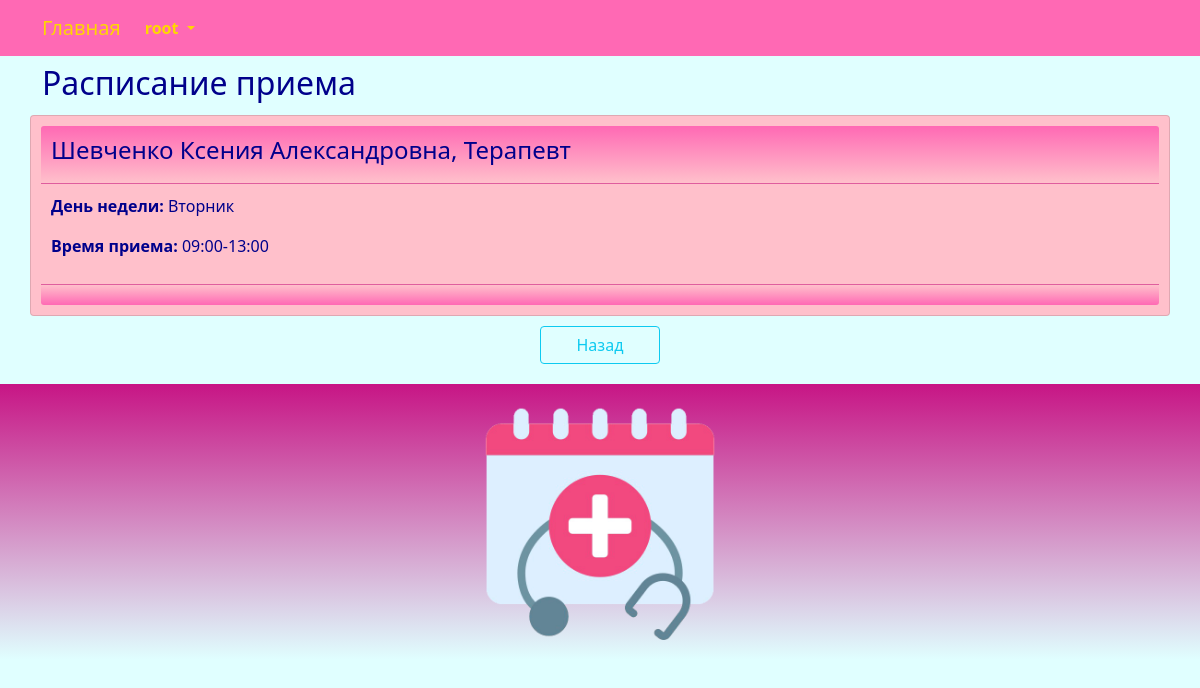
/schedule/read/2/ (signed in), run on the app's committed database.
### center/models.py (models this page shows, shortened)
class Schedule(models.Model):
    WEEK_DAY_CHOICES = (
        (_('monday') ,_('monday')),
        (_('tuesday') ,_('tuesday')),
        (_('wednesday') ,_('wednesday')),
        (_('thursday') ,_('thursday')),
        (_('friday') ,_('friday')),
        (_('saturday') ,_('saturday')),
        (_('sunday') ,_('sunday')),
    )
    week_day = models.CharField(_('week_day'), max_length=16, choices=WEEK_DAY_CHOICES, default=_('monday'))
    time_schedule = models.CharField(_('time_schedule'), max_length=64)
    doctor = models.ForeignKey(Doctor, related_name='schedule_doctor', on_delete=models.CASCADE)
    class Meta:
        db_table = 'schedule'
        indexes = [
            models.Index(fields=['doctor']),
        ]
        ordering = ['week_day']

class Doctor(models.Model):
    full_name = models.CharField(_('full_name'), max_length=128)
    category = models.ForeignKey(Category, related_name='doctor_category', on_delete=models.CASCADE)
    branch = models.ForeignKey(Branch, related_name='branch_category', on_delete=models.CASCADE)
    specialization = models.ForeignKey(Specialization, related_name='doctor_specialization', on_delete=models.CASCADE)
    user = models.OneToOneField(User, related_name='doctor_user', on_delete=models.PROTECT)
    class Meta:
        db_table = 'doctor'
        indexes = [
            models.Index(fields=['full_name']),
        ]
        ordering = ['full_name']
    def __str__(self):
        return "{}, {}".format(self.full_name, self.specialization)

class Specialization(models.Model):
    specialization_title = models.CharField(_('specialization_title'), max_length=255, unique=True)
    class Meta:
        db_table = 'specialization'
        ordering = ['specialization_title']
    def __str__(self):
        return "{}".format(self.specialization_title)

### center/views.py (the view)
# urls.py: path('schedule/read/<int:id>/', views.schedule_read, name='schedule_read'),
@login_required
@user_passes_test(lambda u: u.is_superuser)
def schedule_read(request, id):
    try:
        schedule = Schedule.objects.get(id=id)
        return render(request, "schedule/read.html", {"schedule": schedule})
    except Schedule.DoesNotExist:
        return HttpResponseNotFound("<h2>Schedule not found</h2>")
    except Exception as exception:
        print(exception)
        return HttpResponse(exception)

### templates/schedule/read.html (shortened to what this page needs)
{% extends "base.html" %}
{% load i18n %}
{% block content %}
<h2>{% trans "schedule" %}</h2>
<div class="row justify-content-center">
	<div class="card" style="width:100%">
		<div class="card-header">
			<h4>{{ schedule.doctor }}</h4>
		</div>
		<div class="card-body">
			<p><strong>{% trans "week_day" %}: </strong>{{ schedule.week_day  }}</p>
			<p><strong>{% trans "time_schedule" %}: </strong>{{ schedule.time_schedule }}</p>
		</div>
		<div class="card-footer">
		</div>
	</div>
	<br>
	<div class="div-button-center">
		<a class="btn btn-outline-info" style="width:120px" href="{% url 'schedule_index' %}">{% trans "Back" %}</a>
	</div>
</div>
{% endblock content %}

### templates/base.html (shortened to what this page needs)
<!DOCTYPE html>
{% load static %}
{% load i18n %}
<html>
	<head>
		<link rel="stylesheet" href="{% static 'css/bootstrap.min.css' %}">
		<link rel="stylesheet" href="{% static 'css/styles.css' %}" />
	</head>
	<nav class="navbar navbar-expand-lg justify-content-center">
		<div class="container">
			<div class="collapse navbar-collapse" id="mainMenu">
				<ul class="navbar-nav me-auto mb-2 mb-lg-0">
					<a class="navbar-brand" href="{{ HTTP_HOST }}/">{% trans "Home" %}</a>
					{% if user.is_authenticated %}
					<li class="nav-item dropdown">
						<a class="nav-link dropdown-toggle" href="#" id="navbarDropdown" role="button" data-bs-toggle="dropdown" aria-expanded="false">
							{{ user.username }}
						</a>
					</li>
					{% else %}
					<form class="form-inline ml-auto">
						<a href="{% url 'login' %}" class="btn btn-outline-secondary">{% trans "Log In" %}</a>
						<a href="{% url 'signup' %}" class="btn btn-primary ml-2">{% trans "Sign up" %}</a>
					</form>
					{% endif %}
				</ul>
			</div>
		</div>
	</nav>
	<body>
		<div class="container">
			{% block content%}{% endblock content %}
		</div>
	</body>
	<footer class="container-fluid text-center bg-lightgray">
		<div class="copyrights">
			<img src="{% static 'images/logo.png' %}" alt="logo" style="height:256px; padding: 10px;">
		</div>
	</footer>
</html>

### static/css/styles.css (style rules this page uses)
:root { --navbar-background-color: HotPink; --navbar-text-color: Gold; --main-background-color-light: LightCyan; --main-background-color-dark: HotPink; --main-text-color: DarkBlue; --main-header-color: DarkBlue; --main-text-attention-color: Purple; --footer-background-color-light: LightCyan; --footer-background-color-dark: MediumVioletRed; --footer-text-color: Teal; --card-background-color-light: Pink; --card-background-color-dark: HotPink; --card-text-color: SeaGreen; --table-background-color-light: LightCyan; --table-background-color-dark: #F5F5F5; --table-text-color: DarkBlue; --star-size: 30px; --star-color: LightYellow; --star-background: Yellow ; }
.navbar { background-color: var(--navbar-background-color); color: var(--navbar-text-color); }
.navbar .navbar-nav, .navbar .navbar-nav .navbar-text { color: var(--navbar-text-color); }
.navbar ul { background-color: var(--navbar-background-color); color: var(--navbar-text-color); }
.navbar li { background-color: var(--navbar-background-color); color: var(--navbar-text-color); }
.navbar a { background-color: var(--navbar-background-color); color: var(--navbar-text-color); }
.navbar-brand { background-color: var(--navbar-background-color); color: var(--navbar-text-color); }
.nav-item { background-color: var(--navbar-background-color); color: var(--navbar-text-color); font-weight: bold; }
body { background-color: var(--main-background-color-light); }
h1, h2, h3, h4, h5, h6 { color: var(--main-header-color); }
p, ul, li, label { color: var(--main-text-color); }
.card { background-color: var(--card-background-color-light); color: var(--card-text-color); margin-top: 5px; padding: 10px; }
.card-header { background-image: linear-gradient(top, var(--card-background-color-dark), var(--card-background-color-light)); background-image: -o-linear-gradient(top, var(--card-background-color-dark), var(--card-background-color-light)); background-image: -moz-linear-gradient(top, var(--card-background-color-dark), var(--card-background-color-light)); background-image: -webkit-linear-gradient(top, var(--card-background-color-dark), var(--card-background-color-light)); color: var(--card-text-color); padding: 10px; }
.card-body { background-color: var(--card-background-color-light); color: var(--card-text-color); padding: 10px; }
.card-footer { background-image: linear-gradient(top, var(--card-background-color-light), var(--card-background-color-dark)); background-image: -o-linear-gradient(top, var(--card-background-color-light), var(--card-background-color-dark)); background-image: -moz-linear-gradient(top, var(--card-background-color-light), var(--card-background-color-dark)); background-image: -webkit-linear-gradient(top, var(--card-background-color-light), var(--card-background-color-dark)); color: var(--card-text-color); padding: 10px; }
.div-button-center { text-align: center; padding: 10px; }
footer { background-image: linear-gradient(top, var(--footer-background-color-dark), var(--footer-background-color-light)); background-image: -o-linear-gradient(top, var(--footer-background-color-dark), var(--footer-background-color-light)); background-image: -moz-linear-gradient(top, var(--footer-background-color-dark), var(--footer-background-color-light)); background-image: -webkit-linear-gradient(top, var(--footer-background-color-dark), var(--footer-background-color-light)); margin-top: 10px; padding: 10px; }

### data on the page
Schedule: doctor "Шевченко Ксения Александровна, Терапевт", week_day "Вторник", time_schedule "09:00-13:00"

### other printed values
{{ user.username }} "root"
